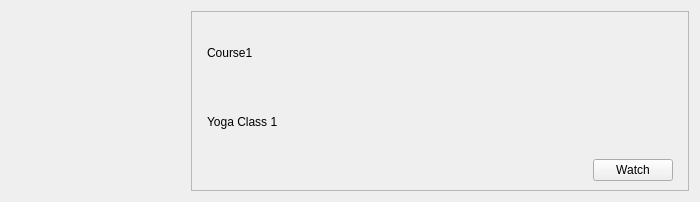
<?xml version="1.0" encoding="UTF-8"?>
<ui version="4.0">
 <class>Form</class>
 <widget class="CardWidget" name="Form">
  <property name="geometry">
   <rect>
    <x>0</x>
    <y>0</y>
    <width>700</width>
    <height>198</height>
   </rect>
  </property>
  <property name="windowTitle">
   <string>Form</string>
  </property>
  <layout class="QHBoxLayout" name="horizontalLayout_3">
   <property name="spacing">
    <number>0</number>
   </property>
   <item>
    <widget class="ImageLabel" name="ImageLabel">
     <property name="minimumSize">
      <size>
       <width>180</width>
       <height>180</height>
      </size>
     </property>
     <property name="maximumSize">
      <size>
       <width>180</width>
       <height>180</height>
      </size>
     </property>
    </widget>
   </item>
   <item>
    <widget class="QFrame" name="frame">
     <property name="frameShape">
      <enum>QFrame::Shape::StyledPanel</enum>
     </property>
     <property name="frameShadow">
      <enum>QFrame::Shadow::Raised</enum>
     </property>
     <layout class="QVBoxLayout" name="verticalLayout">
      <property name="leftMargin">
       <number>15</number>
      </property>
      <property name="rightMargin">
       <number>15</number>
      </property>
      <item>
       <layout class="QHBoxLayout" name="horizontalLayout_2">
        <item>
         <widget class="BodyLabel" name="BodyLabel">
          <property name="text">
           <string>Course1</string>
          </property>
          <property name="pixelFontSize" stdset="0">
           <number>18</number>
          </property>
         </widget>
        </item>
        <item>
         <spacer name="horizontalSpacer">
          <property name="orientation">
           <enum>Qt::Orientation::Horizontal</enum>
          </property>
          <property name="sizeHint" stdset="0">
           <size>
            <width>40</width>
            <height>20</height>
           </size>
          </property>
         </spacer>
        </item>
       </layout>
      </item>
      <item>
       <widget class="BodyLabel" name="BodyLabel_2">
        <property name="text">
         <string>Yoga Class 1</string>
        </property>
       </widget>
      </item>
      <item>
       <layout class="QHBoxLayout" name="horizontalLayout">
        <item>
         <spacer name="horizontalSpacer_2">
          <property name="orientation">
           <enum>Qt::Orientation::Horizontal</enum>
          </property>
          <property name="sizeHint" stdset="0">
           <size>
            <width>40</width>
            <height>20</height>
           </size>
          </property>
         </spacer>
        </item>
        <item>
         <widget class="PushButton" name="PushButton_2">
          <property name="text">
           <string>Watch</string>
          </property>
         </widget>
        </item>
       </layout>
      </item>
     </layout>
    </widget>
   </item>
  </layout>
 </widget>
 <customwidgets>
  <customwidget>
   <class>PushButton</class>
   <extends>QPushButton</extends>
   <header>qfluentwidgets</header>
  </customwidget>
  <customwidget>
   <class>BodyLabel</class>
   <extends>QLabel</extends>
   <header>qfluentwidgets</header>
  </customwidget>
  <customwidget>
   <class>ImageLabel</class>
   <extends>QLabel</extends>
   <header>qfluentwidgets</header>
  </customwidget>
  <customwidget>
   <class>CardWidget</class>
   <extends>QFrame</extends>
   <header>qfluentwidgets</header>
   <container>1</container>
  </customwidget>
 </customwidgets>
 <resources/>
 <connections/>
</ui>
